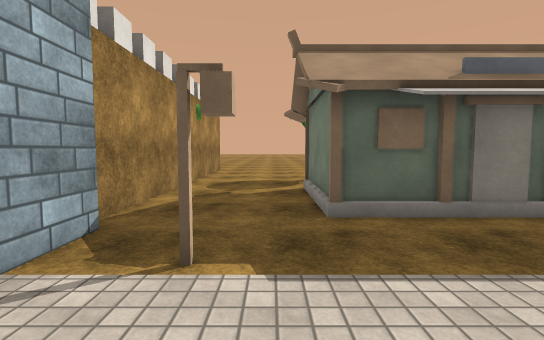
view 1 (above)

17 first-person views from a walk through a scene from a Unity 3-D project. The camera is 1.3 m above the floor, tilts 4° down and sees 85° across. The floor is counted in squares, 1 m on a side. Each view is taken from the middle of a square. On the plan, view 1 faces up. The plan holds only what a view shows up to about 14 squares ahead; the rest is blank. The place goes on beyond the plan. Surface patterns are stand-ins for the level's own textures.

view 2
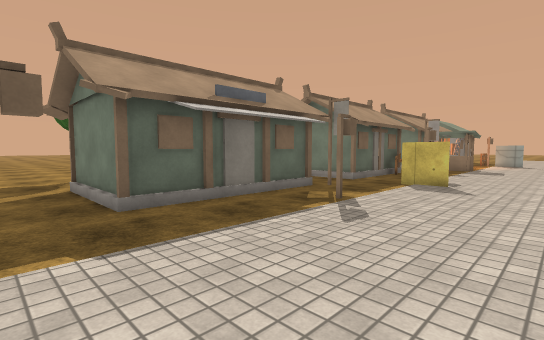

view 3
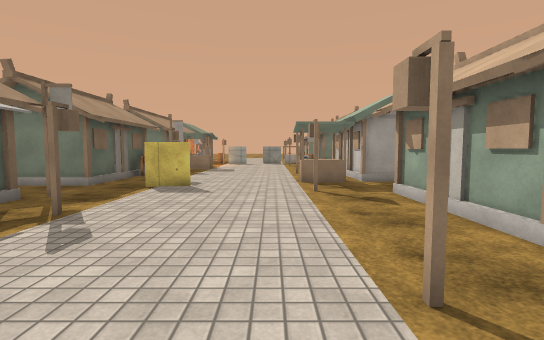

view 4
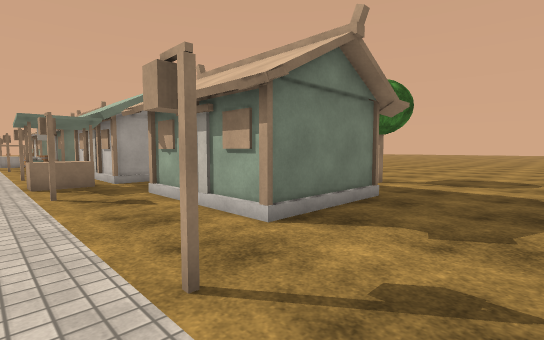

view 5
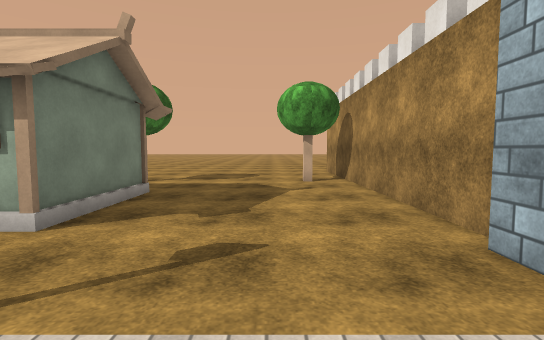

view 6
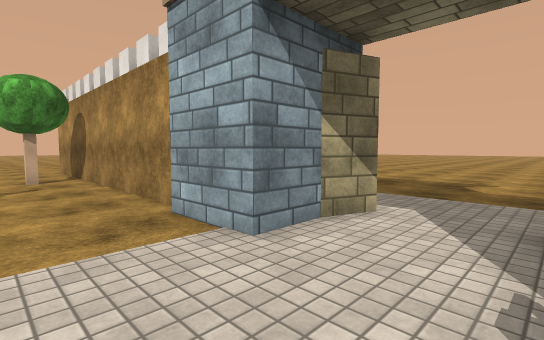

view 7
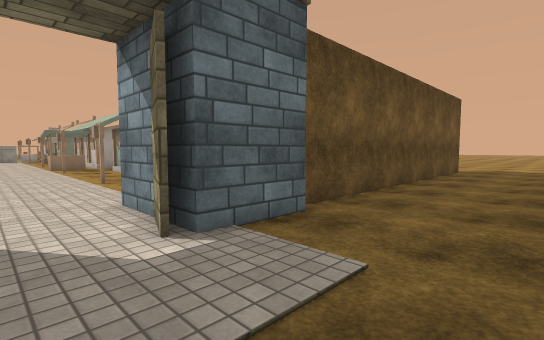

view 8
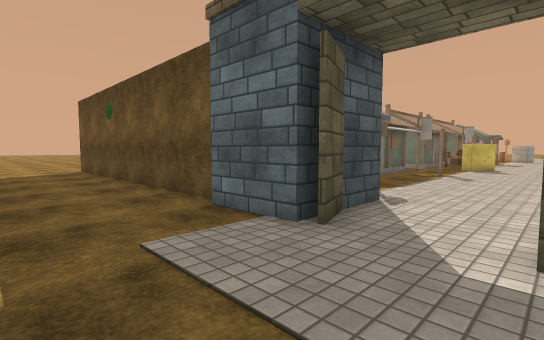

view 9
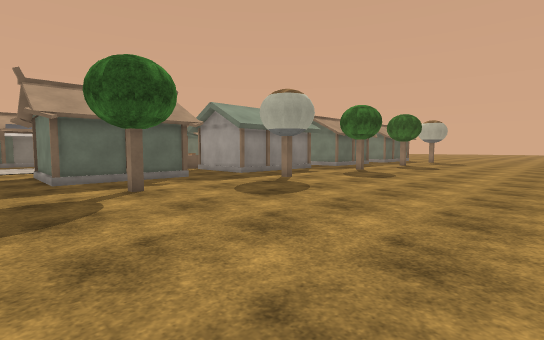

view 10
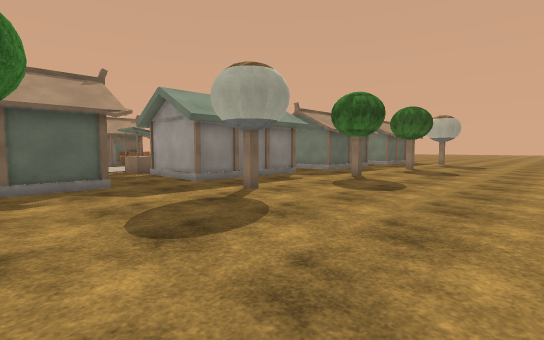

view 11
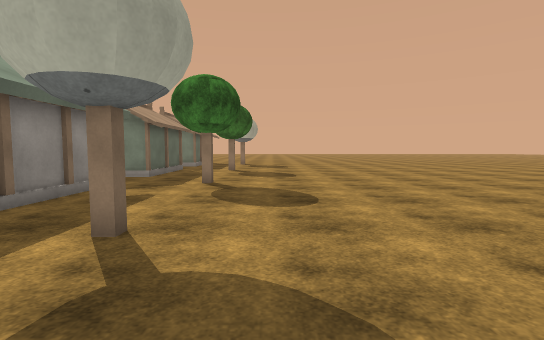

view 12
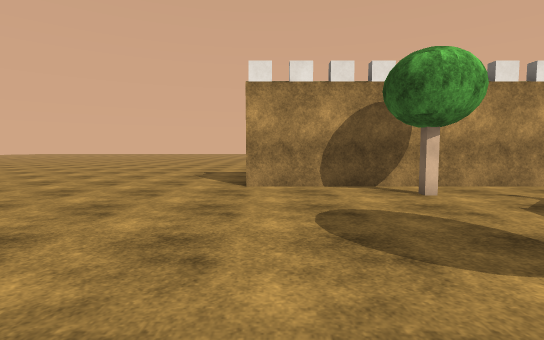

view 13
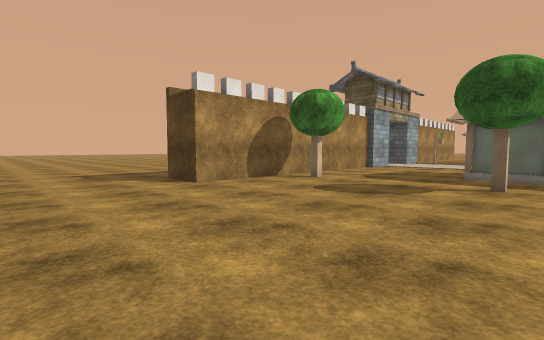

view 14
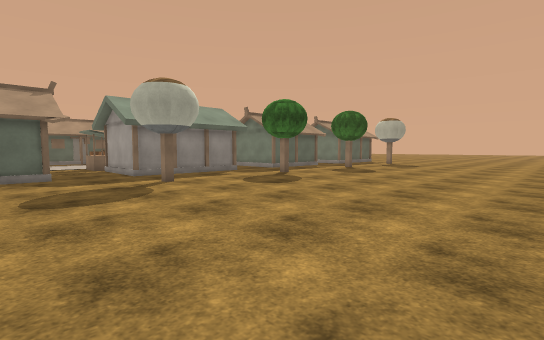

view 15
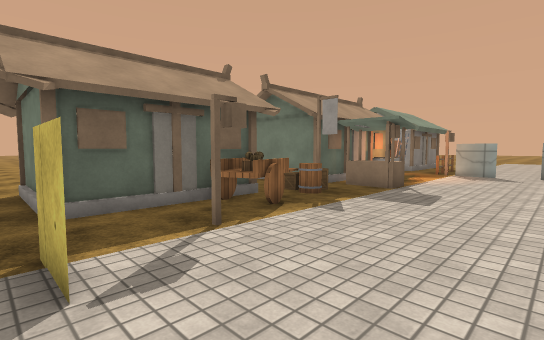

view 16
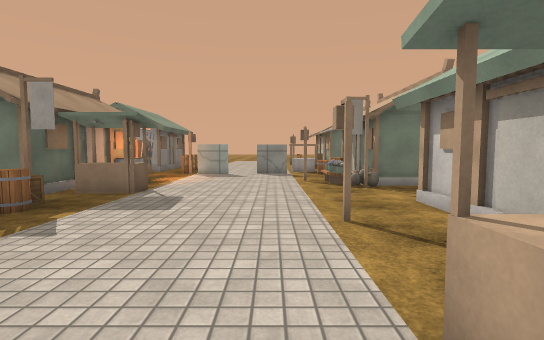

view 17
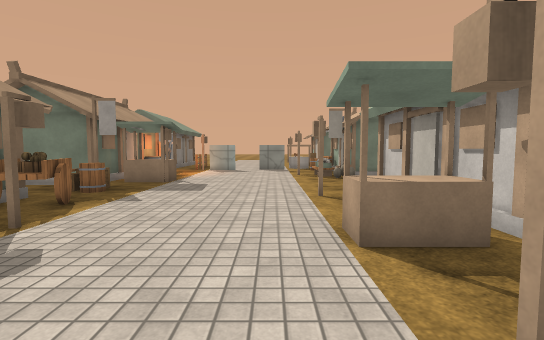

### Floor plan
Key: @ floor where view 1 was taken; # wall or solid block; . floor; = window, fence, low wall or low ledge; O other object.
Columns run from 10 left of view 1 to 22 right of it. Each row starts with its distance up from view 1.
 16  ..       ..
 15  ...#     ...
 14  ...#  #.....        .
 13  ...#  #....         .
 12  ...#  #....         .
 11  ...#  #....         .
 10 ....#  #...O        .O
  9 ....#  #...O        .O       O
  8 ....#  #...OOOOOOOO .OOOOOO .OOOO
  7 ....#  #...OOOOOOOO..OOOOOO..OOOO
  6 ....#  #...OOOOOOOO..OOOOO  .OOOO
  5 ....O  O................OOOOO.##
  4 ....O  O................OO.O..==
  3 ....O  O.O......O....#.O......##.
  2 ....OOOO.............#...........
  1 .................................
  0 ..........@......................
 -1 ....OOOO.........................
 -2 ....O  O....O......O..##..O......
 -3 ....O  O..............==.........
 -4 ....O  O..............##........O
 -5 ....#  #......OOOOOO...OOOOOO..O
 -6 ....#  #......OOOOO ...O    O  .O
 -7 ....#  #......OOOOOO...O        O
 -8 ....#  #......OO OOO...OO O     O
 -9 ....#  #......OOOOOO...OOOOOO ..O
-10 ....#  #.........................
-11  ...#  #.........................
-12  ...#  ##.......................
-13  ...#  ##......#......#......#...
-14  ...#  #.........................
-15  ...#  #.........................
-16  ..    #.........................
-17        #.........................
-18     ####.........................
-19    ..............................
-20   ...............................
-21  ................................
-22 .................................
-23 ................. ...............
-24    ............. . ..............

Where each view was taken, in squares from view 1:
view 1: 0 up, 0 right, facing up
view 2: 1 down, 1 left, facing up-right
view 3: 1 down, 0 right, facing right
view 4: 1 down, 0 right, facing down-right
view 5: 0 up, 0 right, facing down
view 6: 2 up, 0 right, facing down-left
view 7: 1 up, 10 left, facing down-right
view 8: 1 down, 10 left, facing up-right
view 9: 22 down, 2 right, facing up-right
view 10: 20 down, 6 right, facing up-right
view 11: 15 down, 8 right, facing right
view 12: 17 down, 7 right, facing left
view 13: 24 down, 7 right, facing up-left
view 14: 24 down, 7 right, facing up-right
view 15: 1 down, 10 right, facing up-right
view 16: 1 down, 11 right, facing right
view 17: 1 down, 8 right, facing right
